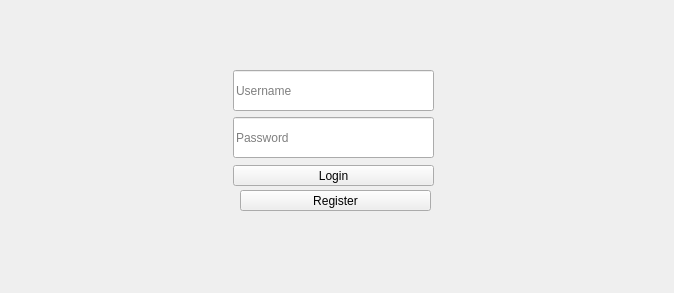
<?xml version="1.0" encoding="UTF-8"?>
<ui version="4.0">
 <class>LoginWindow</class>
 <widget class="QWidget" name="LoginWindow">
  <property name="geometry">
   <rect>
    <x>0</x>
    <y>0</y>
    <width>674</width>
    <height>293</height>
   </rect>
  </property>
  <property name="windowTitle">
   <string>Login</string>
  </property>
  <widget class="QWidget" name="centralwidget">
   <property name="geometry">
    <rect>
     <x>0</x>
     <y>0</y>
     <width>144</width>
     <height>92</height>
    </rect>
   </property>
   <layout class="QVBoxLayout" name="verticalLayout"/>
  </widget>
  <widget class="QPushButton" name="loginButton">
   <property name="geometry">
    <rect>
     <x>233</x>
     <y>165</y>
     <width>201</width>
     <height>21</height>
    </rect>
   </property>
   <property name="text">
    <string>Login</string>
   </property>
  </widget>
  <widget class="QLineEdit" name="lineEditPassword">
   <property name="geometry">
    <rect>
     <x>233</x>
     <y>117</y>
     <width>201</width>
     <height>41</height>
    </rect>
   </property>
   <property name="echoMode">
    <enum>QLineEdit::Password</enum>
   </property>
   <property name="placeholderText">
    <string>Password</string>
   </property>
  </widget>
  <widget class="QLineEdit" name="lineEditUsername">
   <property name="geometry">
    <rect>
     <x>233</x>
     <y>70</y>
     <width>201</width>
     <height>41</height>
    </rect>
   </property>
   <property name="placeholderText">
    <string>Username</string>
   </property>
  </widget>
  <widget class="QPushButton" name="registerButton">
   <property name="geometry">
    <rect>
     <x>240</x>
     <y>190</y>
     <width>191</width>
     <height>21</height>
    </rect>
   </property>
   <property name="text">
    <string>Register</string>
   </property>
  </widget>
 </widget>
 <resources/>
 <connections/>
</ui>
